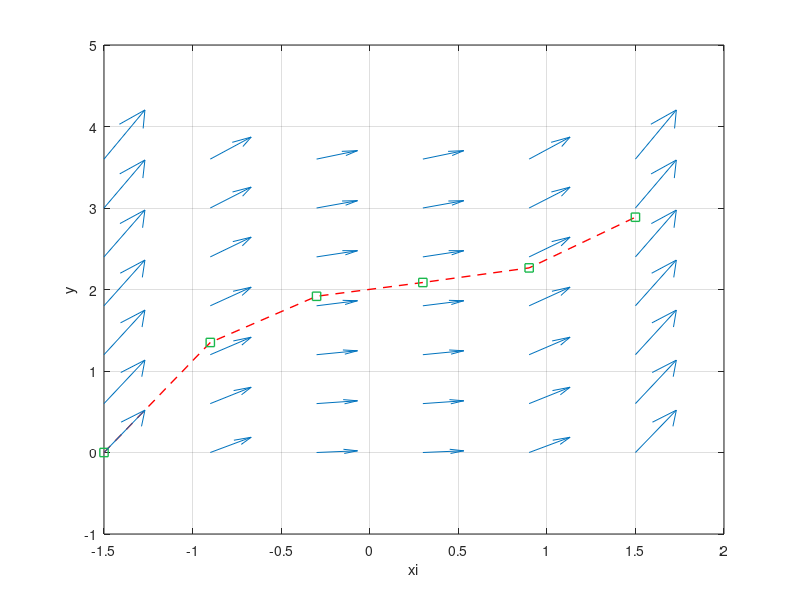

This chart was generated by the following MATLAB code:
% Script Aufgabe 7.2

clear all; format compact; format shortE; clc;

N = 5;
a = -1.5;
b = 1.5;
h = (b-a)/N;

[X,Y] = meshgrid(a:h:b, 0:h:4);

y(1) = 0;
dydt = @(t,yi) t.^(2) + (yi.*0.1);
ydiff = dydt(X,Y);

xi(1) = a;
for i=2:N+1
    xi(i) = xi(i-1) + h;
    y(i) = y(i-1)+(h*dydt(xi(i-1),y(i-1)))
end

figure('name','Scrip Aufgabe 7.2');
%subplot(1,2,1);
plot(xi,y,'r--s','LineWidth',1,'MarkerSize',6,'MarkerEdgeColor',[0.1,0.72,0.3]);
xlabel('xi');
ylabel('y');
grid on;
hold on;
%subplot(1,2,2);
quiver(X,Y,ones(size(X)),ydiff);
